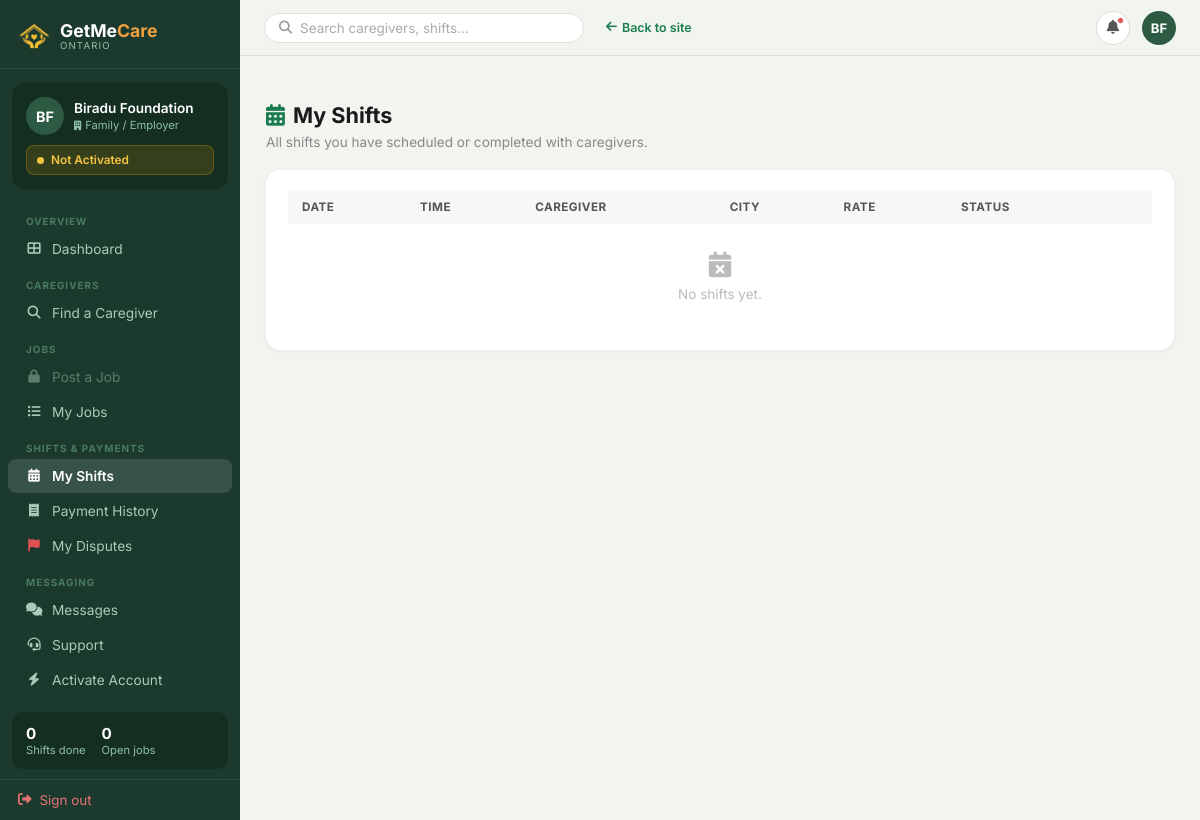
The page /employer/shifts/ (signed in) on the database its author committed.
### Account/models.py (models this page shows, shortened)
class CustomUser(AbstractUser):
    EMPLOYER = 'employer'
    CAREGIVER = 'caregiver'
    ROLE_CHOICES = [
        (EMPLOYER, 'Employer / Family'),
        (CAREGIVER, 'Caregiver / PSW'),
    ]
    role = models.CharField(
        max_length=20,
        choices=ROLE_CHOICES,
        default=EMPLOYER,
    )
    phone = models.CharField(max_length=20, blank=True)
    @property
    def is_admin(self):
        return self.is_superuser or self.is_staff
    @property
    def is_employer(self):
        return self.role == self.EMPLOYER and not self.is_admin
    @property
    def is_caregiver(self):
        return self.role == self.CAREGIVER and not self.is_admin

### EmployerApp/views.py (the view, shortened to what this page needs)
    @login_required(login_url='Account:login')
    def wrapper(request, *args, **kwargs):
        if request.user.is_employer:
            profile = EmployerProfile.objects.filter(user=request.user).first()
        return view_func(request, *args, **kwargs)

### Account/models.py (called while the page is built)
    @property
    def is_moderation_restricted(self):
        return self.account_status in (self.ACCOUNT_SUSPENDED, self.ACCOUNT_DEACTIVATED)

### EmployerApp/views.py (called while the page is built, shortened)
def employer_required(view_func):
    @login_required(login_url='Account:login')
    def wrapper(request, *args, **kwargs):
        if not request.user.is_employer:
            messages.error(request, 'Access denied. Employer account required.')
            return redirect('Account:login')
        return view_func(request, *args, **kwargs)
    wrapper.__name__ = view_func.__name__
    return wrapper

def employer_moderation_check(view_func):
    @login_required(login_url='Account:login')
    def wrapper(request, *args, **kwargs):
        if request.user.is_employer:
            profile = EmployerProfile.objects.filter(user=request.user).first()
        return view_func(request, *args, **kwargs)
    wrapper.__name__ = view_func.__name__
    return wrapper

def _employer_ctx(user):
    profile, _ = EmployerProfile.objects.get_or_create(user=user)
    total_completed = Shift.objects.filter(
        employer=user, status=Shift.STATUS_COMPLETED
    ).count()
    open_jobs = JobPosting.objects.filter(
        employer=user, status=JobPosting.STATUS_OPEN
    ).count()
    unseen_payments = EmployerPayment.objects.filter(
        employer=user, is_seen=False
    ).count()
    return {
        'emp_profile':            profile,
        'is_activated':           profile.is_active,
        'total_completed':        total_completed,
        'open_jobs_count':        open_jobs,
        'unseen_payments':        unseen_payments,
        'account_status':         profile.account_status,
        'account_status_reason':  profile.status_reason,
        'is_moderation_restricted': profile.is_moderation_restricted,
    }

@employer_required
@employer_moderation_check
def my_shifts(request):
    shifts = Shift.objects.filter(
        employer=request.user
    ).select_related('caregiver').order_by('-start_date', '-created_at')
    ctx = _employer_ctx(request.user)
    ctx['shifts'] = shifts
    return render(request, 'EmployerApp/my-shifts.html', ctx)

### GETMECARE/context_processors.py (called while the page is built)
def _get_support_unread_count(user):
    try:
        from Chatbot.models import SupportMessage
        return SupportMessage.objects.filter(
            chat__user=user,
            is_read=False,
        ).exclude(sender=user).count()
    except Exception:
        return 0

### templates/EmployerApp/my-shifts.html (shortened to what this page needs)
{% extends "EmployerApp/base_employer.html" %}  {% block content %}
<div style="margin-bottom: 20px">
  <h1 class="ep-page-title" style="margin-bottom: 6px">
    <i class="fas fa-calendar-alt" style="color: #1b7d4f; margin-right: 8px"></i
    >My Shifts
  </h1>
  <p style="font-size: 0.85rem; color: #888">
    All shifts you have scheduled or completed with caregivers.
  </p>
</div>
<div class="ep-card">
  <div class="ep-card-pad">
    <div class="scroll-table-wrap">
<table class="ep-table">
      <thead>
        <tr>
          <th>Date</th>
          <th>Time</th>
          <th>Caregiver</th>
          <th>City</th>
          <th>Rate</th>
          <th>Status</th>
          <th></th>
        </tr>
      </thead>
      <tbody>
        {% for s in shifts %}
        <tr>
          <td>{{ s.start_date|date:"M d, Y" }}</td>
          <td>
            {{ s.start_time|time:"g:i A" }}{% if s.duration_hours %} · {{ s.duration_hours }} hrs{% endif %}
          </td>
          <td>
            <div style="display: flex; align-items: center">
              <div class="shift-avatar">
                {{ s.caregiver.first_name|first|upper }}{{ s.caregiver.last_name|first|upper }}
              </div>
              {{ s.caregiver.get_full_name|default:s.caregiver.username }}
            </div>
          </td>
          <td>{{ s.city|default:"Ontario" }}</td>
          <td>${{ s.hourly_rate }}/hr</td>
          <td>
            <span
              class="badge {% if s.status == 'scheduled' %}badge-blue{% elif s.status == 'in_progress' %}badge-orange{% elif s.status == 'completed' %}badge-green{% else %}badge-red{% endif %}"
              >{{ s.get_status_display }}</span
            >
          </td>
          <td style="white-space:nowrap">
            {% if s.status == 'completed' %}
            <button type="button"
              class="dispute-trigger ep-btn ep-btn-ghost"
              style="font-size:.75rem;padding:5px 10px;color:#c62828;border-color:#f5c6c6"
              data-shift-pk="{{ s.pk }}"
              data-payment-pk=""
              data-caregiver="{{ s.caregiver.get_full_name }}"
              data-shift-date="{{ s.start_date|date:'M d, Y' }}">
              <i class="fas fa-flag"></i> Dispute
            </button>
            {% endif %}
          </td>
        </tr>
        {% empty %}
        <tr>
          <td
            colspan="7"
            style="text-align: center; padding: 28px 0; color: #bbb"
          >
            <i
              class="fas fa-calendar-xmark"
              style="font-size: 1.6rem; display: block; margin-bottom: 8px"
            ></i
            >No shifts yet.
          </td>
        </tr>
        {% endfor %}
      </tbody>
    </table>
</div>
  </div>
</div>
{% endblock %}

### templates/EmployerApp/base_employer.html (shortened to what this page needs)
﻿{% load static %}<!doctype html>
<html lang="en">
  <head>
    <link
      rel="stylesheet"
      href="https://cdnjs.cloudflare.com/ajax/libs/font-awesome/6.4.0/css/all.min.css"
    />
  </head>
  <body>
    <aside class="ep-sidebar" id="ep-sidebar">
      <div class="ep-logo">
        <a href="{% url 'home' %}"
          ><img src="{% static 'Caregiver/images/sitelog.png' %}" alt="GetMeCare" style="width:32px;height:32px;object-fit:contain;filter:brightness(0) saturate(100%) invert(72%) sepia(60%) saturate(600%) hue-rotate(345deg) brightness(105%) contrast(95%)">
          <div>
            <div class="ep-logo-name">
              GetMe<span style="color:#F0A040">Care</span>
            </div>
            <div class="ep-logo-sub">Ontario</div>
          </div></a
        >
      </div>
      <div class="ep-profile">
        <div class="ep-profile-row">
          <div class="ep-av">{{ request.user.first_name|first|upper }}{{ request.user.last_name|first|upper }}</div>
          <div>
            <div class="ep-profile-name">
              {{ request.user.get_full_name|default:request.user.username }}
            </div>
            <div class="ep-profile-role">
              <i class="fas fa-building" style="font-size: 0.6rem"></i> Family /
              Employer
            </div>
          </div>
        </div>
        {% if is_activated %}
        <div class="ep-act-badge active">
          <span class="ep-act-dot active"></span> Account Active
        </div>
        {% else %}
        <div class="ep-act-badge inactive">
          <span class="ep-act-dot inactive"></span> Not Activated
        </div>
        {% endif %}
      </div>
      <nav
        class="ep-nav"
        id="ep-nav"
        data-url="{% url 'EmployerApp:dashboard' %}_{% url 'browse' %}_{% url 'EmployerApp:my_jobs' %}_{% url 'EmployerApp:my_shifts' %}_{% url 'EmployerApp:payment_history' %}"
      >
        <div class="ep-nav-section">Overview</div>
        <a href="{% url 'EmployerApp:dashboard' %}" data-nav="dashboard"
          ><i class="fas fa-th-large"></i> Dashboard</a
        >
        {% if is_moderation_restricted %}
        <div class="ep-nav-section">Support</div>
        <a href="{% url 'support_chat' %}" data-nav="support_chat"
          ><i class="fas fa-headset" style="color:#e05252"></i> Contact Support{% if support_unread_count %}<span class="nav-unread-badge">{{ support_unread_count }}</span>{% endif %}</a
        >
        <div class="ep-nav-section" style="margin-top:8px;">Locked</div>
        <a class="ep-nav-lock" title="Account restricted"><i class="fas fa-lock"></i> Find a Caregiver</a>
        <a class="ep-nav-lock" title="Account restricted"><i class="fas fa-lock"></i> Post a Job</a>
        <a class="ep-nav-lock" title="Account restricted"><i class="fas fa-lock"></i> My Jobs</a>
        <a class="ep-nav-lock" title="Account restricted"><i class="fas fa-lock"></i> My Shifts</a>
        <a class="ep-nav-lock" title="Account restricted"><i class="fas fa-lock"></i> Payment History</a>
        <a class="ep-nav-lock" title="Account restricted"><i class="fas fa-lock"></i> Messages</a>
        {% else %}
        <div class="ep-nav-section">Caregivers</div>
        <a
          href="{% url 'browse' %}"
          data-nav="browse"
          ><i class="fas fa-search"></i> Find a Caregiver</a
        >
        <div class="ep-nav-section">Jobs</div>
        {% if is_activated %}<a
          href="{% url 'EmployerApp:post_job' %}"
          data-nav="post_job"
          ><i class="fas fa-plus-circle"></i> Post a Job</a
        >
        {% else %}<a class="ep-nav-lock" title="Activate account to post jobs"
          ><i class="fas fa-lock"></i> Post a Job</a
        >{% endif %}
        <a href="{% url 'EmployerApp:my_jobs' %}" data-nav="my_jobs"
          ><i class="fas fa-list-ul"></i> My Jobs</a
        >
        <div class="ep-nav-section">Shifts &amp; Payments</div>
        <a href="{% url 'EmployerApp:my_shifts' %}" data-nav="my_shifts"
          ><i class="fas fa-calendar-alt"></i> My Shifts</a
        >
        <a
          href="{% url 'EmployerApp:payment_history' %}"
          data-nav="payment_history"
          ><i class="fas fa-receipt"></i> Payment History</a
        >
        <a
          href="{% url 'EmployerApp:my_disputes' %}"
          data-nav="my_disputes"
          ><i class="fas fa-flag" style="color:#e05252"></i> My Disputes</a
        >
        <div class="ep-nav-section">Messaging</div>
        <a href="{% url 'chat_list' %}" data-nav="chat_list"
          ><i class="fas fa-comments"></i> Messages{% if total_unread %}<span class="nav-unread-badge">{{ total_unread }}</span>{% endif %}</a
        >
        <a href="{% url 'support_chat' %}" data-nav="support_chat"
          ><i class="fas fa-headset"></i> Support{% if support_unread_count %}<span class="nav-unread-badge">{{ support_unread_count }}</span>{% endif %}</a
        >
        {% if not is_activated %}<a
          href="{% url 'EmployerApp:activate_account' %}"
          data-nav="activate_account"
          ><i class="fas fa-bolt"></i> Activate Account</a
        >{% endif %}
        {% endif %}
      </nav>
      <div class="ep-sb-stats">
        <div class="s-item">
          <div class="s-val">{{ total_completed }}</div>
          Shifts done
        </div>
        <div class="s-item">
          <div class="s-val">{{ open_jobs_count }}</div>
          Open jobs
        </div>
      </div>
      <div class="ep-signout">
        <a href="{% url 'Account:logout' %}"
          ><i class="fas fa-sign-out-alt"></i> Sign out</a
        >
      </div>
    </aside>
    <div class="ep-topbar">
      <form method="get" action="" class="ep-search-bar-wrap" style="flex:1;max-width:320px;">
        <div class="ep-search">
          <i class="fas fa-search"></i
          ><input type="text" name="q" placeholder="Search caregivers, shifts…" value="{{ request.GET.q|default:'' }}" />
        </div>
      </form>
      <a href="{% url 'home' %}" class="ep-back" style="margin-left: 10px"
        ><i class="fas fa-arrow-left"></i> Back to site</a
      >
      <div class="ep-bell">
        <i class="fas fa-bell"></i><span class="ep-bell-dot"></span>
      </div>
      <div class="ep-topbar-av">{{ request.user.first_name|first|upper }}{{ request.user.last_name|first|upper }}</div>
    </div>
    <main class="ep-main">
      <div class="ep-content">
        {% block content %}{% endblock %}
      </div>
    </main>
  </body>
</html>

### rows shown on the page
CustomUser: user.first_name|first "B", user.last_name|first "F", user.get_full_name "Biradu Foundation"

### other values the page prints
{{ total_completed }} "0"
{{ open_jobs_count }} "0"
